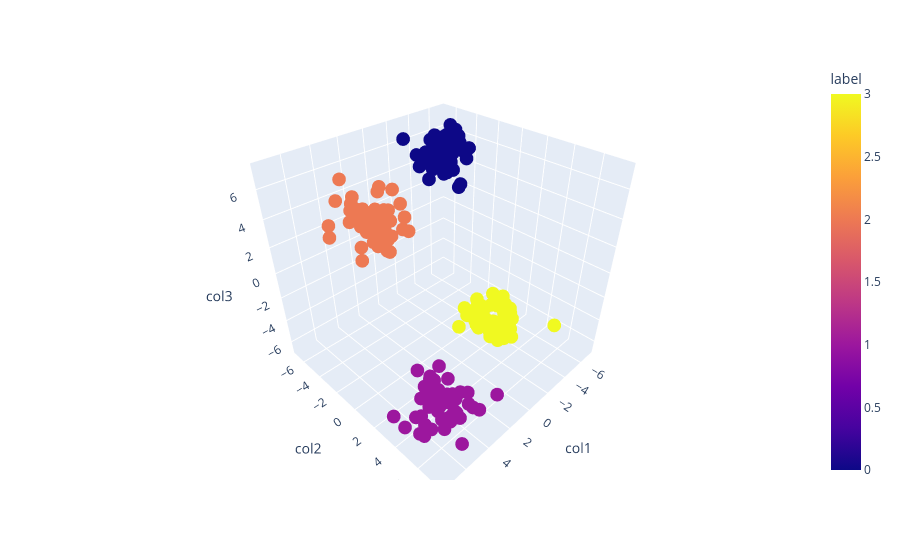

The cell this chart's notebook holds for it:
### Markdown cell above
### Step 13: Visualise 3D Clusters
Each colour = one cluster. Rotate the interactive plot to confirm the 4 clusters are well-separated.

### Code cell
fig = px.scatter_3d(df,x='col1', y='col2', z='col3',color='label')
fig.show()

### Figure 1 — Plotly figure (JSON) as saved in the notebook; plotly's stock layout.template omitted (floating-point values rounded to 4 significant figures; data arrays with more than 128 entries replaced by an {"elided": "..."} marker saying what was removed)
{"data": [{"hovertemplate": "col1=%{x}<br>col2=%{y}<br>col3=%{z}<br>label=%{marker.color}<extra></extra>", "legendgroup": "", "marker": {"color": {"elided": "200 int values"}, "coloraxis": "coloraxis", "symbol": "circle"}, "mode": "markers", "name": "", "scene": "scene", "showlegend": false, "type": "scatter3d", "x": {"elided": "200 float values"}, "y": {"elided": "200 float values"}, "z": {"elided": "200 float values"}}], "layout": {"coloraxis": {"colorbar": {"title": {"text": "label"}}, "colorscale": [[0, "#0d0887"], [0.1111, "#46039f"], [0.2222, "#7201a8"], [0.3333, "#9c179e"], [0.4444, "#bd3786"], [0.5556, "#d8576b"], [0.6667, "#ed7953"], [0.7778, "#fb9f3a"], [0.8889, "#fdca26"], [1, "#f0f921"]]}, "legend": {"tracegroupgap": 0}, "margin": {"t": 60}, "scene": {"domain": {"x": [0, 1], "y": [0, 1]}, "xaxis": {"title": {"text": "col1"}}, "yaxis": {"title": {"text": "col2"}}, "zaxis": {"title": {"text": "col3"}}}}}
